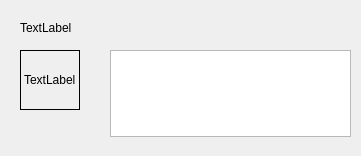
<?xml version="1.0" encoding="UTF-8"?>
<ui version="4.0">
 <class>ClassInfo</class>
 <widget class="QWidget" name="ClassInfo">
  <property name="geometry">
   <rect>
    <x>0</x>
    <y>0</y>
    <width>361</width>
    <height>156</height>
   </rect>
  </property>
  <property name="windowTitle">
   <string>ClassInfo</string>
  </property>
  <widget class="QLabel" name="label_name">
   <property name="geometry">
    <rect>
     <x>20</x>
     <y>20</y>
     <width>91</width>
     <height>16</height>
    </rect>
   </property>
   <property name="text">
    <string>TextLabel</string>
   </property>
  </widget>
  <widget class="QLabel" name="label_img">
   <property name="geometry">
    <rect>
     <x>20</x>
     <y>50</y>
     <width>60</width>
     <height>60</height>
    </rect>
   </property>
   <property name="minimumSize">
    <size>
     <width>60</width>
     <height>60</height>
    </size>
   </property>
   <property name="maximumSize">
    <size>
     <width>60</width>
     <height>60</height>
    </size>
   </property>
   <property name="frameShape">
    <enum>QFrame::Box</enum>
   </property>
   <property name="text">
    <string>TextLabel</string>
   </property>
   <property name="margin">
    <number>0</number>
   </property>
  </widget>
  <widget class="QTextEdit" name="textEdit_descriptor">
   <property name="geometry">
    <rect>
     <x>110</x>
     <y>50</y>
     <width>241</width>
     <height>87</height>
    </rect>
   </property>
   <property name="minimumSize">
    <size>
     <width>241</width>
     <height>87</height>
    </size>
   </property>
  </widget>
 </widget>
 <resources/>
 <connections/>
</ui>
